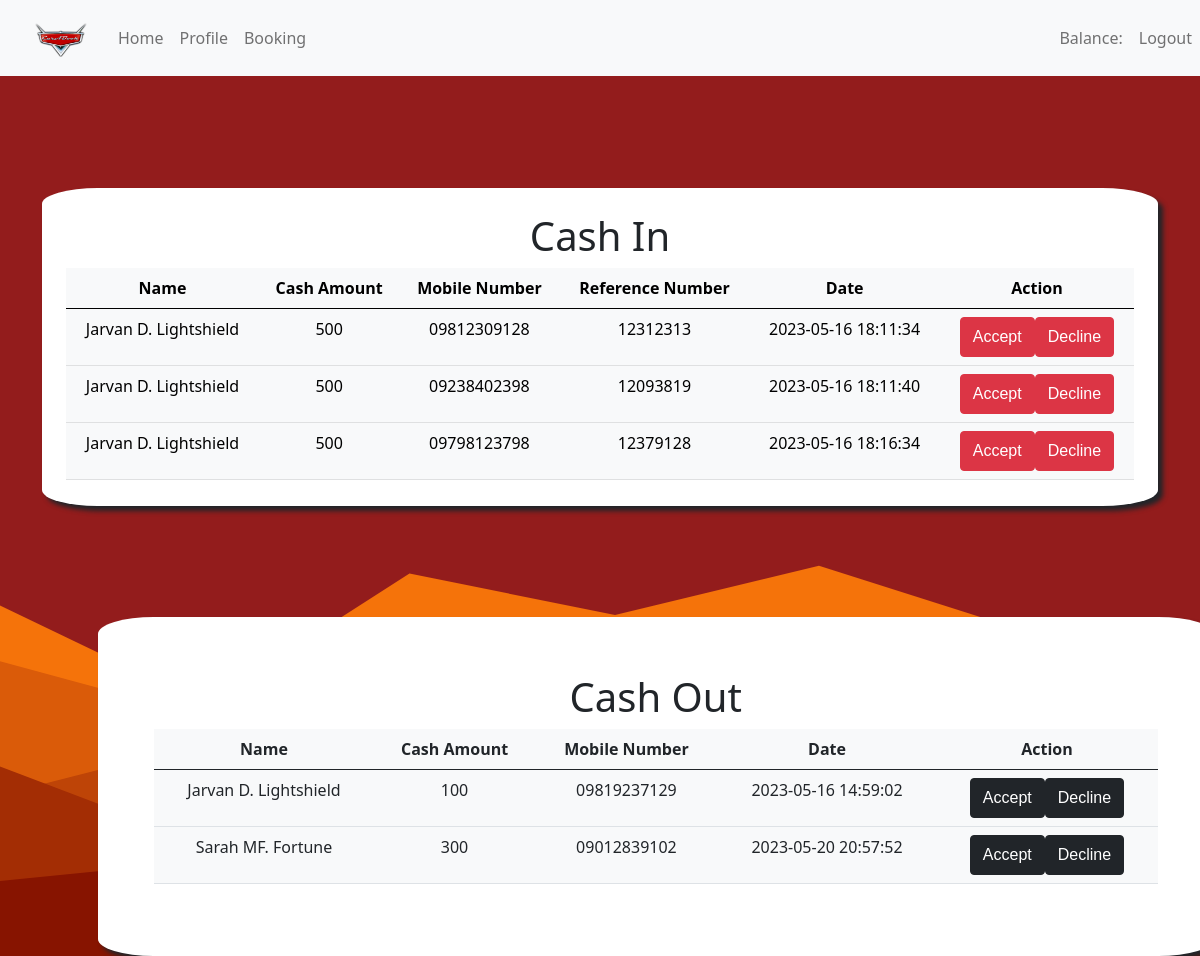
/transaction.php, run on the app's committed database.
### tables this page shows
CREATE TABLE `transaction_tbl` (
  `trans_id` int(11) NOT NULL,
  `tuser_id` int(11) NOT NULL,
  `ttrans_type` varchar(10) NOT NULL,
  `tamount` int(11) NOT NULL,
  `tmobile_no` varchar(11) NOT NULL,
  `tref_no` varchar(8) DEFAULT NULL,
  `toutfee` int(11) NOT NULL DEFAULT 0,
  `tinfee` int(11) NOT NULL DEFAULT 0,
  `tstatus` varchar(10) NOT NULL DEFAULT 'PENDING',
  `ttimedate` timestamp NOT NULL DEFAULT current_timestamp()
);

CREATE TABLE `user_tbl` (
  `user_id` int(11) NOT NULL,
  `ufname` varchar(100) NOT NULL,
  `umname` varchar(100) NOT NULL,
  `ulname` varchar(100) NOT NULL,
  `uemail` varchar(100) NOT NULL,
  `upassword` varchar(100) NOT NULL,
  `ucnumber` varchar(11) NOT NULL,
  `ubirthdate` date NOT NULL,
  `uaddress` varchar(100) NOT NULL,
  `ucity` varchar(100) NOT NULL,
  `uprovince` varchar(100) NOT NULL,
  `uzip` varchar(10) NOT NULL,
  `uuserlevel` int(1) NOT NULL DEFAULT 1,
  `uvercode` varchar(255) DEFAULT NULL,
  `uidtype` int(1) NOT NULL,
  `uidimg` varchar(256) NOT NULL,
  `upimg` varchar(256) NOT NULL,
  `ubalance` int(11) NOT NULL DEFAULT 0,
  `utimestamp` timestamp NOT NULL DEFAULT current_timestamp()
);

### transaction.php (the view, shortened to what this page needs)
<?php
require 'ver.php';
?>
<!DOCTYPE html>
<html lang="en">
<head>
    <link href="https://cdn.jsdelivr.net/npm/bootstrap@5.0.2/dist/css/bootstrap.min.css" rel="stylesheet">
    <link rel="stylesheet" href="css/style.css">
</head>
<body>
    <?php include 'header.php'; ?>
    <div class="container">
        <div class="row">
            <div class="col">
                <div class="container tcashin text-center" style="background-color: white; border-radius:5%; margin-top: 10%; padding-bottom:10px; box-shadow: 5px 5px 5px;">
                    <br>
                    <h1>Cash In</h1>
                    <table class="table table-light">
                        <thead>
                            <tr>
                                <th scope="col">Name</th>
                                <th scope="col">Cash Amount</th>
                                <th scope="col">Mobile Number</th>
                                <th scope="col">Reference Number</th>
                                <th scope="col">Date</th>
                                <th scope="col">Action</th>
                            </tr>
                        </thead>
                        <tbody>
                            <tr>
                                <?php
                                $sql = 'SELECT u.user_id, u.ufname, u.umname, u.ulname, u.uidimg, t.*
                FROM user_tbl u
                INNER JOIN transaction_tbl t
                ON u.user_id = t.tuser_id
                WHERE t.tstatus = ? AND t.ttrans_type = ?';
                                $TSTATUS = 'PENDING';
                                $CITTYPE = 'CASH IN';
                                $stmt = mysqli_prepare($conn, $sql);
                                mysqli_stmt_bind_param($stmt, "ss", $TSTATUS, $CITTYPE);
                                mysqli_stmt_execute($stmt);
                                $result = mysqli_stmt_get_result($stmt);
                                if (mysqli_num_rows($result)) {
                                    while ($ROW_INFO = mysqli_fetch_assoc($result)) {
                                ?>
                                        <td><?= $ROW_INFO['ufname'] . " " . $ROW_INFO['umname'] . " " . $ROW_INFO['ulname'] ?></td>
                                        <td><?= $ROW_INFO['tamount'] ?></td>
                                        <td><?= $ROW_INFO['tmobile_no'] ?></td>
                                        <td><?= $ROW_INFO['tref_no'] ?></td>
                                        <td><?= $ROW_INFO['ttimedate'] ?></td>
                                        <td style="text-align: center;">
                                            <div style="display: flex; justify-content: center; align-items: center;">
                                                <button class="btn btn-danger" onclick="if (confirm('Are you sure you want to accept?')) { location.href='transaction.php?paction=approve&tid=<?= $ROW_INFO['trans_id'] ?>'; }">Accept</button>
                                                <button class="btn btn-danger" onclick="if (confirm('Are you sure you want to decline?')) { location.href='transaction.php?paction=reject&tid=<?= $ROW_INFO['trans_id'] ?>'; }">Decline</button>
                                            </div>
                                        </td>
                            </tr>
                    <?php
                                    }
                                }
                    ?>
                        </tbody>
                    </table>
                </div>
            </div>
            <div class="col">
                <div class="container tcashout" style="background-color: white; border-radius:5%; padding:5%; box-shadow: 5px 5px 5px; margin-left:5%; margin-top:10%">
                    <h1>Cash Out</h1>
                    <table class="table bg-light">
                        <thead>
                            <tr>
                                <th scope="col">Name</th>
                                <th scope="col">Cash Amount</th>
                                <th scope="col">Mobile Number</th>
                                <th scope="col">Date</th>
                                <th scope="col">Action</th>
                        </thead>
                        <tbody>
                            <?php
                            $sql = 'SELECT u.user_id, u.ufname, u.umname, u.ulname, u.uidimg, u.ubalance, t.*
                FROM user_tbl u
                INNER JOIN transaction_tbl t
                ON u.user_id = t.tuser_id
                WHERE t.tstatus = ? AND t.ttrans_type = ?';
                            $TSTATUS = 'PENDING';
                            $CATTYPE = 'CASH OUT';
                            $stmt = mysqli_prepare($conn, $sql);
                            mysqli_stmt_bind_param($stmt, "ss", $TSTATUS, $CATTYPE);
                            mysqli_stmt_execute($stmt);
                            $result = mysqli_stmt_get_result($stmt);
                            if (mysqli_num_rows($result)) {
                                while ($ROW_INFO = mysqli_fetch_assoc($result)) {
                            ?>
                                    <tr>
                                        <td><?= $ROW_INFO['ufname'] . " " . $ROW_INFO['umname'] . " " . $ROW_INFO['ulname'] ?></td>
                                        <td><?= $ROW_INFO['tamount'] ?></td>
                                        <td><?= $ROW_INFO['tmobile_no'] ?></td>
                                        <td><?= $ROW_INFO['ttimedate'] ?></td>
                                        <td style="text-align: center;">
                                            <div style="display: flex; justify-content: center; align-items: center;">
                                                <?php
                                                if ($ROW_INFO['ubalance'] >= $ROW_INFO['tamount'] + $ROW_INFO['toutfee']) {
                                                ?>
                                                    <button type="button" class="btn btn-dark" data-bs-toggle="modal" data-bs-target="#referencemodal">
                                                        Accept
                                                    </button>
                                                <?php
                                                } else {
                                                ?>
                                                    <p style="font-weight: bold;">NOT ENOUGH FUNDS</p>
                                                <?php
                                                }
                                                ?>
                                                <button class="btn btn-dark" onclick="if (confirm('Are you sure you want to decline?')) { location.href='transaction.php?caaction=reject&tid=<?= $ROW_INFO['trans_id'] ?>'; }">Decline</button>
                                            </div>
                                        </td>
                                    </tr>
                            <?php
                                }
                            }
                            ?>
                        </tbody>
                    </table>
                </div>
            </div>
        </div>
    </div>
</body>
</html>

### css/style.css (style rules this page uses)
body { background-color: #ffffff; background-image: url('../image/bgall.svg'); background-size: cover; }
.container.tcashout { text-align: center; }
:root { --pale-purple-pantone: hsl(262, 63%, 92%); --medium-sea-green: hsl(152, 63%, 43%); --lavender-blush: hsl(336, 35%, 92%); --carolina-blue: hsl(204, 91%, 53%); --columbia-blue: hsl(204, 92%, 90%); --alice-blue-1: hsl(216, 38%, 95%); --alice-blue-2: hsl(216, 75%, 97%); --alice-blue-3: hsl(216, 38%, 95%); --alice-blue-4: hsl(217, 33%, 92%); --independence: hsl(219, 21%, 39%); --deep-cerise: hsl(329, 63%, 52%); --eerie-black: hsl(210, 11%, 15%); --space-cadet: hsl(240, 22%, 25%); --blue-jeans: hsl(204, 80%, 63%); --slate-blue: hsl(262, 60%, 57%); --beau-blue: hsl(208, 86%, 92%); --honey-dew: hsl(152, 48%, 89%); --mimi-pink: hsl(329, 63%, 90%); --red-salsa: hsl(0, 79%, 63%); --sapphire: hsl(211, 100%, 35%); --manatee: hsl(219, 14%, 60%); --white: hsl(0, 0%, 100%); --gradient: linear-gradient(to top, var(--alice-blue-2), var(--alice-blue-3)); --ff-nunito: 'Nunito', sans-serif; --ff-open-sans: 'Open Sans', sans-serif; --fs-1: 2.125rem; --fs-2: 1.875rem; --fs-3: 1.5rem; --fs-4: 1.375rem; --fs-5: 1.125rem; --fs-6: 0.875rem; --fs-7: 0.625rem; --fw-400: 400; --fw-600: 600; --transition: 0.5s ease; --section-padding: 50px; --radius-10: 10px; --radius-14: 14px; --radius-18: 18px; --shadow-1: 3px 3px 9px hsla(240, 14%, 69%, 0.2); --shadow-2: 3px 3px 9px hsla(204, 92%, 59%, 0.3); }
*, *::before, *::after { margin: 0; padding: 0; box-sizing: border-box; }
a, img, span, label, input, button, ion-icon { display: block; }
button, input { background: none; border: none; font: inherit; }
button { cursor: pointer; }
html { font-family: var(--ff-open-sans); color: var(--eerie-black); font-size: 1rem; line-height: 1.5; scroll-behavior: smooth; }
body { overflow-x: hidden; }
.container { padding-inline: 15px; }
button, a { transition: var(--transition); }
.btn { position: relative; background: var(--background, var(--carolina-blue)); color: var(--color, var(--white)); min-width: var(--width, 40px); min-height: var(--height, 40px); padding: 5px; display: grid; place-items: center; border-radius: var(--radius-14); font-family: var(--ff-nunito); font-size: var(--fs-6); font-weight: var(--fw-600); overflow: hidden; }
.btn::before { content: ""; position: absolute; inset: 0; background: linear-gradient(to right, hsla(0, 0%, 100%, 0.4), transparent); opacity: 0; pointer-events: none; transition: var(--transition); }
@media (min-width: 580px) { .container { max-width: 540px; margin-inline: auto; } }
@media (min-width: 768px) { :root { --fs-1: 2.625rem; } }
@media (min-width: 768px) { .container { max-width: 720px; } }
@media (min-width: 992px) { .container { max-width: 960px; } }
@media (min-width: 1200px) { :root { --fs-1: 2.875rem; --fs-2: 2rem; } }
@media (min-width: 1200px) { .container { max-width: 1170px; } }

### data on the page
transaction_tbl: tuser.ufname "Jarvan", tuser.umname "D.", tuser.ulname "Lightshield", tamount "500", tmobile_no "09812309128", tref_no "12312313", ttimedate "2023-05-16 18:11:34"
transaction_tbl: tuser.ufname "Jarvan", tuser.umname "D.", tuser.ulname "Lightshield", tamount "500", tmobile_no "09238402398", tref_no "12093819", ttimedate "2023-05-16 18:11:40"
transaction_tbl: tuser.ufname "Jarvan", tuser.umname "D.", tuser.ulname "Lightshield", tamount "500", tmobile_no "09798123798", tref_no "12379128", ttimedate "2023-05-16 18:16:34"
transaction_tbl: tuser.ufname "Jarvan", tuser.umname "D.", tuser.ulname "Lightshield", tamount "100", tmobile_no "09819237129", ttimedate "2023-05-16 14:59:02", toutfee "Accept"
transaction_tbl: tuser.ufname "Sarah", tuser.umname "MF.", tuser.ulname "Fortune", tamount "300", tmobile_no "09012839102", ttimedate "2023-05-20 20:57:52", toutfee "Accept"
